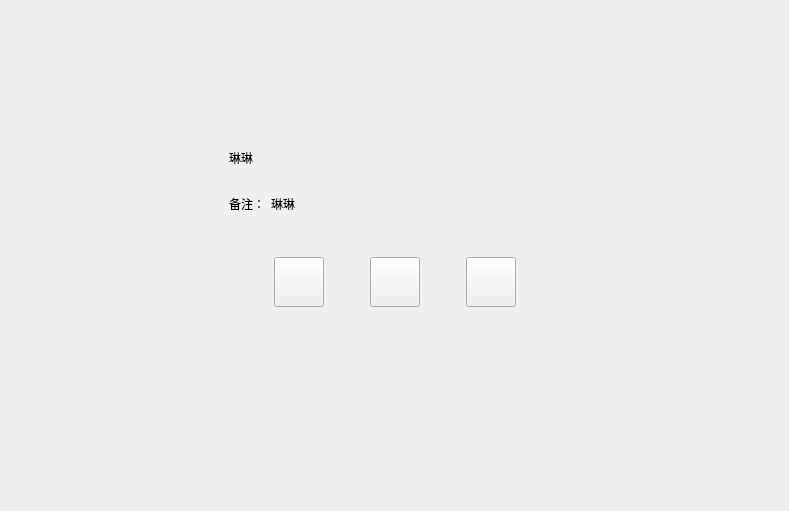
<?xml version="1.0" encoding="UTF-8"?>
<ui version="4.0">
 <class>FriendInfoPage</class>
 <widget class="QWidget" name="FriendInfoPage">
  <property name="geometry">
   <rect>
    <x>0</x>
    <y>0</y>
    <width>789</width>
    <height>511</height>
   </rect>
  </property>
  <property name="windowTitle">
   <string>Form</string>
  </property>
  <layout class="QVBoxLayout" name="verticalLayout">
   <property name="leftMargin">
    <number>120</number>
   </property>
   <property name="topMargin">
    <number>120</number>
   </property>
   <property name="rightMargin">
    <number>120</number>
   </property>
   <property name="bottomMargin">
    <number>120</number>
   </property>
   <item>
    <widget class="QWidget" name="widget" native="true">
     <layout class="QHBoxLayout" name="horizontalLayout">
      <item>
       <widget class="QLabel" name="icon_lb">
        <property name="minimumSize">
         <size>
          <width>85</width>
          <height>85</height>
         </size>
        </property>
        <property name="maximumSize">
         <size>
          <width>85</width>
          <height>85</height>
         </size>
        </property>
        <property name="text">
         <string/>
        </property>
       </widget>
      </item>
      <item>
       <widget class="QWidget" name="widget_3" native="true">
        <layout class="QVBoxLayout" name="verticalLayout_2">
         <item>
          <widget class="QWidget" name="widget_4" native="true">
           <property name="minimumSize">
            <size>
             <width>0</width>
             <height>40</height>
            </size>
           </property>
           <property name="maximumSize">
            <size>
             <width>16777215</width>
             <height>40</height>
            </size>
           </property>
           <layout class="QHBoxLayout" name="horizontalLayout_2">
            <property name="leftMargin">
             <number>0</number>
            </property>
            <property name="topMargin">
             <number>0</number>
            </property>
            <property name="rightMargin">
             <number>0</number>
            </property>
            <property name="bottomMargin">
             <number>0</number>
            </property>
            <item>
             <widget class="QLabel" name="name_lb">
              <property name="minimumSize">
               <size>
                <width>40</width>
                <height>0</height>
               </size>
              </property>
              <property name="maximumSize">
               <size>
                <width>16777215</width>
                <height>16777215</height>
               </size>
              </property>
              <property name="text">
               <string>琳琳</string>
              </property>
             </widget>
            </item>
            <item>
             <spacer name="horizontalSpacer">
              <property name="orientation">
               <enum>Qt::Horizontal</enum>
              </property>
              <property name="sizeHint" stdset="0">
               <size>
                <width>40</width>
                <height>20</height>
               </size>
              </property>
             </spacer>
            </item>
           </layout>
          </widget>
         </item>
         <item>
          <widget class="QWidget" name="widget_5" native="true">
           <property name="minimumSize">
            <size>
             <width>0</width>
             <height>40</height>
            </size>
           </property>
           <property name="maximumSize">
            <size>
             <width>16777215</width>
             <height>40</height>
            </size>
           </property>
           <layout class="QHBoxLayout" name="horizontalLayout_4">
            <property name="leftMargin">
             <number>0</number>
            </property>
            <property name="topMargin">
             <number>0</number>
            </property>
            <property name="rightMargin">
             <number>0</number>
            </property>
            <property name="bottomMargin">
             <number>0</number>
            </property>
            <item>
             <widget class="QLabel" name="bak_tip">
              <property name="minimumSize">
               <size>
                <width>0</width>
                <height>30</height>
               </size>
              </property>
              <property name="maximumSize">
               <size>
                <width>50</width>
                <height>30</height>
               </size>
              </property>
              <property name="text">
               <string>备注：</string>
              </property>
             </widget>
            </item>
            <item>
             <widget class="QLabel" name="bak_lb">
              <property name="text">
               <string>琳琳</string>
              </property>
             </widget>
            </item>
            <item>
             <spacer name="horizontalSpacer_7">
              <property name="orientation">
               <enum>Qt::Horizontal</enum>
              </property>
              <property name="sizeHint" stdset="0">
               <size>
                <width>40</width>
                <height>20</height>
               </size>
              </property>
             </spacer>
            </item>
           </layout>
          </widget>
         </item>
        </layout>
       </widget>
      </item>
     </layout>
    </widget>
   </item>
   <item>
    <widget class="QWidget" name="widget_6" native="true">
     <layout class="QHBoxLayout" name="horizontalLayout_5">
      <item>
       <spacer name="horizontalSpacer_3">
        <property name="orientation">
         <enum>Qt::Horizontal</enum>
        </property>
        <property name="sizeHint" stdset="0">
         <size>
          <width>40</width>
          <height>20</height>
         </size>
        </property>
       </spacer>
      </item>
      <item>
       <widget class="ClickedBtn" name="msg_chat">
        <property name="minimumSize">
         <size>
          <width>50</width>
          <height>50</height>
         </size>
        </property>
        <property name="maximumSize">
         <size>
          <width>50</width>
          <height>50</height>
         </size>
        </property>
        <property name="text">
         <string/>
        </property>
       </widget>
      </item>
      <item>
       <spacer name="horizontalSpacer_5">
        <property name="orientation">
         <enum>Qt::Horizontal</enum>
        </property>
        <property name="sizeType">
         <enum>QSizePolicy::Fixed</enum>
        </property>
        <property name="sizeHint" stdset="0">
         <size>
          <width>40</width>
          <height>20</height>
         </size>
        </property>
       </spacer>
      </item>
      <item>
       <widget class="ClickedBtn" name="voice_chat">
        <property name="minimumSize">
         <size>
          <width>50</width>
          <height>50</height>
         </size>
        </property>
        <property name="maximumSize">
         <size>
          <width>50</width>
          <height>50</height>
         </size>
        </property>
        <property name="text">
         <string/>
        </property>
       </widget>
      </item>
      <item>
       <spacer name="horizontalSpacer_6">
        <property name="orientation">
         <enum>Qt::Horizontal</enum>
        </property>
        <property name="sizeType">
         <enum>QSizePolicy::Fixed</enum>
        </property>
        <property name="sizeHint" stdset="0">
         <size>
          <width>40</width>
          <height>20</height>
         </size>
        </property>
       </spacer>
      </item>
      <item>
       <widget class="ClickedBtn" name="video_chat">
        <property name="minimumSize">
         <size>
          <width>50</width>
          <height>50</height>
         </size>
        </property>
        <property name="maximumSize">
         <size>
          <width>50</width>
          <height>50</height>
         </size>
        </property>
        <property name="text">
         <string/>
        </property>
       </widget>
      </item>
      <item>
       <spacer name="horizontalSpacer_4">
        <property name="orientation">
         <enum>Qt::Horizontal</enum>
        </property>
        <property name="sizeHint" stdset="0">
         <size>
          <width>40</width>
          <height>20</height>
         </size>
        </property>
       </spacer>
      </item>
     </layout>
    </widget>
   </item>
   <item>
    <spacer name="verticalSpacer_2">
     <property name="orientation">
      <enum>Qt::Vertical</enum>
     </property>
     <property name="sizeHint" stdset="0">
      <size>
       <width>20</width>
       <height>40</height>
      </size>
     </property>
    </spacer>
   </item>
  </layout>
 </widget>
 <customwidgets>
  <customwidget>
   <class>ClickedBtn</class>
   <extends>QPushButton</extends>
   <header>clickedbtn.h</header>
  </customwidget>
 </customwidgets>
 <resources/>
 <connections/>
</ui>
